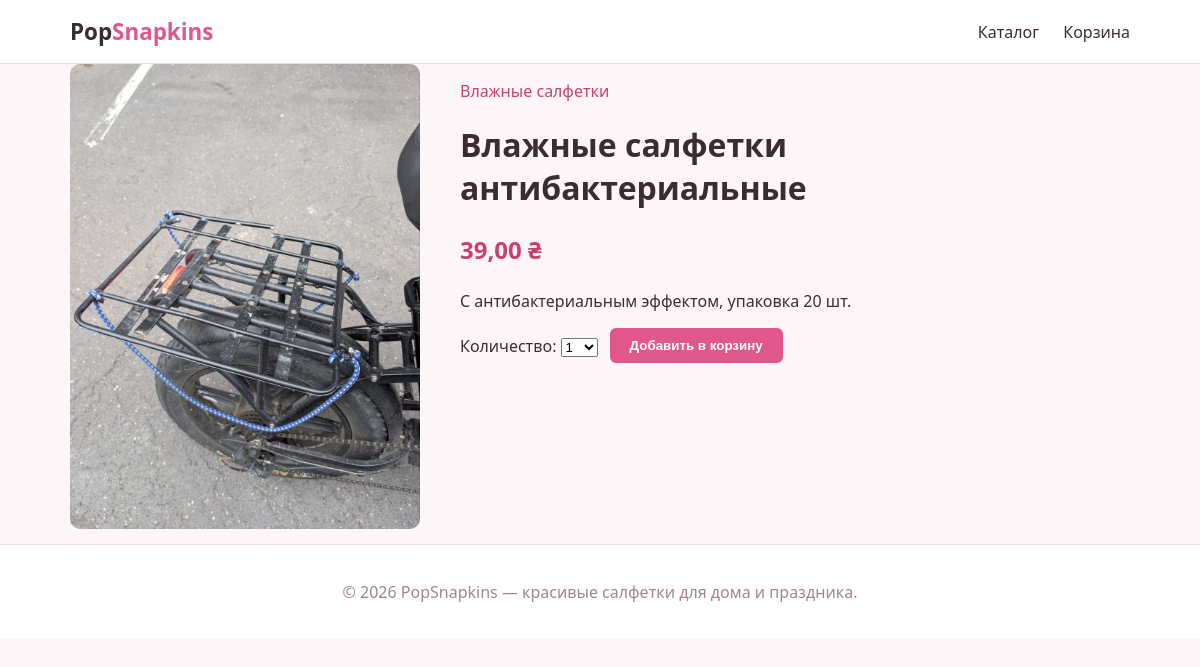
Page /product/21/vlazhnye-salfetki-antibakterialnye/ on the committed database.
### shop/models.py (models this page shows, shortened)
class Product(models.Model):
    category = models.ForeignKey(
        Category, related_name='products', on_delete=models.CASCADE,
        verbose_name='Категория',
    )
    name = models.CharField('Название', max_length=200)
    slug = models.SlugField('URL', max_length=200, unique=True)
    description = models.TextField('Описание', blank=True)
    image = models.ImageField('Изображение', upload_to='products/%Y/%m/', blank=True)
    price = models.DecimalField('Цена', max_digits=8, decimal_places=2)
    stock = models.PositiveIntegerField('Остаток на складе', default=0)
    available = models.BooleanField('В продаже', default=True)
    created = models.DateTimeField('Создан', auto_now_add=True)
    updated = models.DateTimeField('Обновлён', auto_now=True)
    class Meta:
        verbose_name = 'Товар'
        verbose_name_plural = 'Товары'
        ordering = ['name']

class Category(models.Model):
    name = models.CharField('Название', max_length=100)
    slug = models.SlugField('URL', max_length=100, unique=True)
    class Meta:
        verbose_name = 'Категория'
        verbose_name_plural = 'Категории'
        ordering = ['name']
    def get_absolute_url(self):
        return reverse('shop:product_list_by_category', args=[self.slug])

### shop/views.py (the view)
# urls.py: path('product/<int:id>/<slug:slug>/', views.product_detail, name='product_detail'),
def product_detail(request, id, slug):
    product = get_object_or_404(Product, id=id, slug=slug, available=True)
    cart_product_form = CartAddProductForm()
    return render(request, 'shop/product/detail.html', {
        'product': product,
        'cart_product_form': cart_product_form,
    })

### shop/forms.py
class CartAddProductForm(forms.Form):
    quantity = forms.TypedChoiceField(
        choices=QUANTITY_CHOICES, coerce=int, label='Количество',
    )
    override = forms.BooleanField(required=False, initial=False, widget=forms.HiddenInput)

### shop/cart.py (called while the page is built)
    def __len__(self):
        return sum(item['quantity'] for item in self.cart.values())

### shop/context_processors.py (called while the page is built)
def cart(request):
    return {'cart': Cart(request)}

### shop/templates/shop/product/detail.html (shortened to what this page needs)
{% extends "shop/base.html" %}
{% block content %}
    <div class="product-detail">
        <div class="product-image-large">
            {% if product.image %}
                <img src="{{ product.image.url }}" alt="{{ product.name }}">
            {% else %}
                <div class="no-image">Нет фото</div>
            {% endif %}
        </div>
        <div class="product-info">
            <p class="breadcrumb"><a href="{{ product.category.get_absolute_url }}">{{ product.category.name }}</a></p>
            <h1>{{ product.name }}</h1>
            <p class="price-large">{{ product.price }} ₴</p>
            <p class="description">{{ product.description|linebreaks }}</p>
            {% if product.stock > 0 %}
                <form action="{% url 'shop:cart_add' product.id %}" method="post" class="add-to-cart-form">
                    {{ cart_product_form }}
                    <button type="submit" class="btn btn-primary">Добавить в корзину</button>
                </form>
            {% else %}
                <p class="out-of-stock">Товара нет в наличии</p>
            {% endif %}
        </div>
    </div>
{% endblock %}

### shop/static/shop/css/style.css (style rules this page uses)
:root { --color-primary: #e0578c; --color-primary-dark: #c8406f; --color-bg: #fdf6f8; --color-text: #3a2c33; --color-border: #eeddE3; }
* { box-sizing: border-box; }
body { margin: 0; font-family: "Segoe UI", Arial, sans-serif; background: var(--color-bg); color: var(--color-text); }
a { color: var(--color-primary-dark); text-decoration: none; }
.price, .price-large { color: var(--color-primary-dark); font-weight: bold; }
.price-large { font-size: 1.5rem; }
.product-detail { display: flex; gap: 40px; }
.product-image-large { flex: 0 0 350px; }
.product-image-large img { width: 100%; border-radius: 10px; }
.product-info { flex: 1; }
.breadcrumb { color: #a08590; }
.btn { display: inline-block; padding: 10px 20px; border-radius: 6px; border: none; cursor: pointer; font-weight: 600; }
.btn-primary { background: var(--color-primary); color: #fff; }
.add-to-cart-form { display: flex; align-items: center; gap: 12px; margin-top: 16px; }

### rows in the picture
Product: image (picture), category.name "Влажные салфетки", name "Влажные салфетки антибактериальные", price "39,00", description "С антибактериальным эффектом, упаковка 20 шт."
